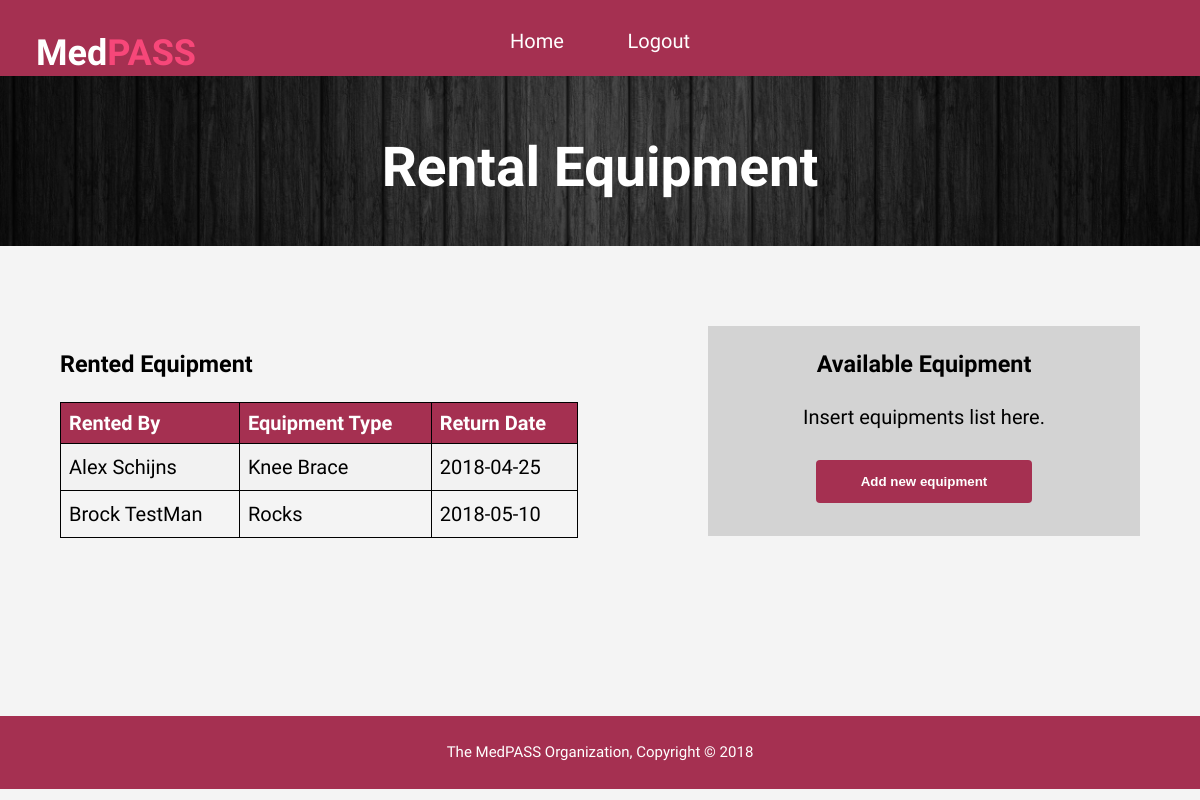
The page /MedPASS_AdminEquipmentsList.php (signed in) on the database its author committed.
### tables this page shows
CREATE TABLE IF NOT EXISTS `rents` (
  `PID` int(255) UNSIGNED NOT NULL,
  `Equip_ID` int(255) UNSIGNED NOT NULL,
  `Prac_ID` int(255) UNSIGNED NOT NULL,
  `Start_Date` date NOT NULL,
  `Return_Date` date NOT NULL,
  PRIMARY KEY (`PID`,`Equip_ID`,`Prac_ID`),
  KEY `Equip_ID` (`Equip_ID`),
  KEY `Prac_ID` (`Prac_ID`)
);

CREATE TABLE IF NOT EXISTS `patient` (
  `Patient_ID` int(255) UNSIGNED NOT NULL AUTO_INCREMENT,
  `FName` varchar(30) NOT NULL,
  `LName` varchar(30) NOT NULL,
  `DOB` date NOT NULL,
  `Sex` varchar(10) NOT NULL,
  `Phone` varchar(10) NOT NULL,
  `Address` varchar(50) DEFAULT NULL,
  `Email` varchar(50) DEFAULT NULL,
  `Username` varchar(50) NOT NULL,
  `PASSWORD` varchar(255) NOT NULL,
  PRIMARY KEY (`Patient_ID`),
  UNIQUE KEY `Username` (`Username`)
);

CREATE TABLE IF NOT EXISTS `assistance_equipment` (
  `Equip_ID` int(255) UNSIGNED NOT NULL,
  `Equipment_Type` varchar(255) NOT NULL,
  `Num_In_Stock` int(100) UNSIGNED NOT NULL,
  `Cost_Per_Month` int(50) UNSIGNED NOT NULL,
  PRIMARY KEY (`Equip_ID`)
);

### config.php (called while the page is built, shortened)
<?php
function db_connect() {
    $servername = "localhost";
    $username = "root";
    $password = "";
    $dbname = "medpass";
    if(!isset($link)) {
        $link = mysqli_connect($servername, $username, $password, $dbname);
    }
    return $link;
}
?>

### db_functions.php (called while the page is built, shortened)
<?php
include 'config.php';
function db_select($query) {
    $rows = array();
    $result = db_query($query);
    while ($row = mysqli_fetch_assoc($result)) {
        $rows[] = $row;
    }
    return $rows;
}
function db_query($query) {
    $connection = db_connect();
    $result = mysqli_query($connection,$query);
    return $result;
}

### MedPASS_AdminEquipmentsList.php (the view, shortened to what this page needs)
<?php
include 'db_functions.php';
?>
<!DOCTYPE html>
<html>
<head>
  <link rel="stylesheet" href="AdminFormat.css">
</head>
<body>
  <div class="wrapper">
    <header>
      <nav>
        <div class="logo">
          <h2>Med<span class="highlight">PASS</span></h2>
        </div>
        <div class="menu">
          <ul>
			<li><a href="MedPASS_AdminHome.php">Home</a></li>
            <li><a href="MedPASS_Welcome.php">Logout</a></li>
          </ul>
        </div>
      </nav>
    </header>
   <section id="showcase">
      <div class="patientSubPage">
        <h1>Rental Equipment</h1>
      </div>
    </section>
  </div>
 <section id="content">
    <div class="row contentSubPage">
		<div id="mainContent" class="column" >
			<h3>Rented Equipment</h3>
				<p><?php
$rows = db_select("SELECT p.FName, p.LName, E.Equipment_Type, R.Return_Date
                FROM patient as p, assistance_equipment as E, rents as R
                    WHERE R.PID=p.Patient_ID AND R.Equip_ID=E.Equip_ID
                    ORDER BY R.Return_Date");
echo "<table class=\"table\">
      <thead{vertical-align: left}>
        <tr>
            <th>Rented By</th>
            <th>Equipment Type</th>
            <th>Return Date</th>
        </tr>
      </thead>";
foreach($rows as $value) {
    echo "<tr>";
    echo "<td>".$value['FName']." ".$value['LName']."</td>";
    echo "<td>".$value['Equipment_Type']."</td>";
    echo "<td>".$value['Return_Date']."</td>";
    echo "</tr>";
}
echo "</table>";
?></p>
		</div>
		<div id="sideBar" class="column" >
			<h3>Available Equipment</h3>
				<p>Insert equipments list here.</p>
				<a onclick="toggle_add_equip()"><input type="submit" value="Add new equipment" style="width:50%;"></a>
		</div>
	</div>
  </section>
  <footer>
    <p>The MedPASS Organization, Copyright &copy; 2018</p>
  </footer>
</body>
</html>

### AdminFormat.css (style rules this page uses)
html, body { font: 15px/1.5 Amiko, Arial, sans-serif; margin-top: -25px; margin-right: 0; margin-left: 0; margin-bottom: -5px; width: 100%; background-color: #f4f4f4; }
body { font-family: Amiko; width: 100%; text-align: center }
header { position: fixed; width: 100%; min-height: 80px; background-size: cover; background-color:#a53051; }
.contentSubPage { width: 90%; margin:4em auto; font-size: 20px; line-height: 30px; text-align: justify; padding-top: 0; }
.row:after { content: ""; display: table; clear: both; }
.column { float: left; width: 50%; }
.logo { position: fixed; float: left; margin-top: 0; margin-left: 36px; color: #fff; font-weight: bold; font-size: 24px; }
nav { position: fixed; width: 100%; }
nav ul { list-style: none; background: rgba(0, 0, 0, 0); overflow: hidden; color: #fff; padding: 0px; text-align: center; margin: 0px; transition: 1s; }
nav ul li { display: inline-block; padding: 30px; }
nav ul li a { text-decoration: none; color: #fff; font-size: 20px; }
header .highlight, header .current a { color: #f74779; font-weight: bold; }
a, a:visited, a:hover, a:active { color: inherit; }
#showcase { text-align: center; }
#showcase .patientSubPage { color: white; min-height: 250px; background: url("blackWallpaper.jpg") no-repeat; background-size: cover; }
#showcase .patientSubPage h1 { padding-top: 130px; font-size: 55px; margin-bottom: 10px; }
#showcase h1 { padding-top: 220px; font-size: 55px; margin-bottom: 10px; }
#sideBar { width: 40%; float: right; background: #d3d3d3; margin-bottom:100px; text-align:center; padding-bottom:25px; }
#mainContent { width: 60%; overflow: hidden; }
footer { color:#ffffff; background-color:#a53051; text-align:center; min-height: 10px; padding: 10px; }
input[type=submit] { width: 20%; background-color: #a53051; color: white; padding: 14px 20px; margin: 8px 0; border: none; border-radius: 4px; cursor: pointer; font-weight: bold; }
table { border-collapse: collapse; width: 80%; }
table, td, th, tr { border: 1px solid black; padding: 8px; }
tr:nth-child(even) { background-color: #f2f2f2; }
th { padding-top: 5px; padding-bottom: 5px; text-align: left; background-color: #a53051; color: white; }
tr { padding-top: 5px; padding-bottom: 5px; }

### rows shown on the page
rents: PID.FName "Alex", PID.LName "Schijns", Equip_ID.Equipment_Type "Knee Brace", Return_Date "2018-04-25"
rents: PID.FName "Brock", PID.LName "TestMan", Equip_ID.Equipment_Type "Rocks", Return_Date "2018-05-10"
